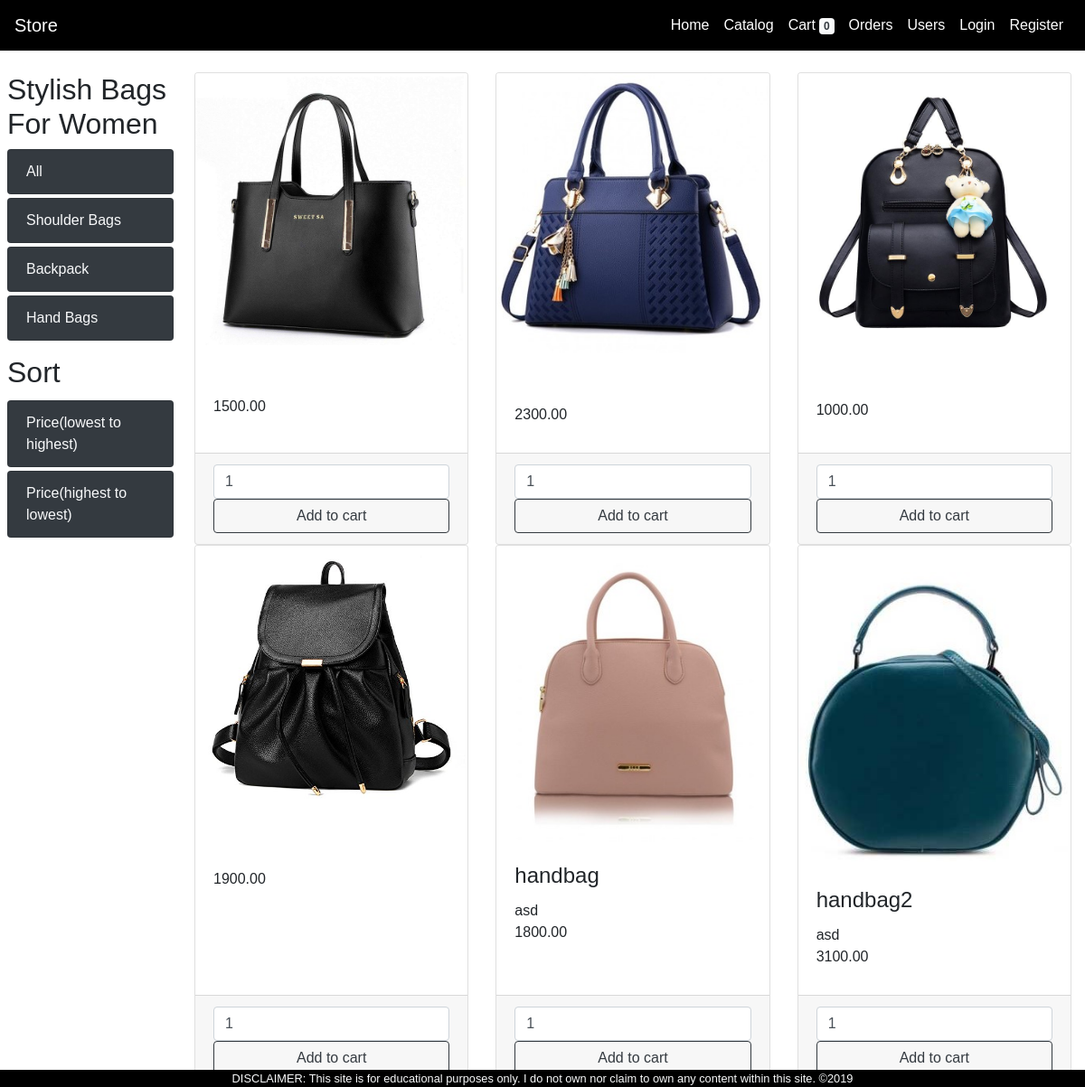
Screenshot of /app/views/catalog.php with the database file from the repository.
### tables this page shows
CREATE TABLE `categories` (
  `id` int(11) NOT NULL,
  `name` varchar(255) NOT NULL
);

CREATE TABLE `items` (
  `id` int(11) NOT NULL,
  `name` varchar(255) NOT NULL,
  `description` varchar(255) NOT NULL,
  `price` decimal(18,2) NOT NULL,
  `image_path` varchar(255) DEFAULT NULL,
  `category_id` int(11) NOT NULL
);

### app/views/catalog.php (the view, shortened to what this page needs)
<?php  require_once '../partials/template.php';  ?>
<?php  function get_page_content() {
if(!isset($_SESSION['user']) || isset($_SESSION['user']) && $_SESSION['user']['roles_id']==2){
	global $conn;
?>
		<div class="row no-gutters">
			<div class="col-sm-2 p-2 mt-3">
				<h2> Stylish Bags For Women</h2>
				<ul class="list-group">
					<a href="catalog.php" class="text-light">
						<li class="list-group-item bg-dark">All</li>
					</a>
					<?php
					$sql1 = "SELECT * FROM categories";
					$categories = mysqli_query($conn, $sql1);
					foreach ($categories as $category) { ?>
						<a class = "text-light"href="catalog.php?category_id=<?php echo $category['id'] ; ?>">
							<li class="list-group-item bg-dark mt-1">
								<?php echo $category ['name'];  ?>
							</li>
						</a>
						<?php } ?>
				</ul>
			<h2 class="mt-3">Sort</h2>
			<ul class="list-group">
				<a class = "text-light" href="../controllers/sort.php?sort=asc">
					<li class="list-group-item bg-dark mt-1">
						Price(lowest to highest)
					</li>
				</a>
				<a class = "text-light" href="../controllers/sort.php?sort=desc">
					<li class="list-group-item bg-dark mt-1" >
						Price(highest to lowest)
					</li>
				</a>
			</ul>
			</div>
			<div class="col-sm-10 mt-4">
				<div class="container">
					<?php
					$sql2 = "SELECT * FROM items";
					$items = mysqli_query($conn, $sql2);
					echo "<div class='row'>";
					foreach ($items as $item) { ?>
						<div class="col-sm-4">
							<div class="card h-100">
								<img class = "card-img-top" src="<?php echo $item['image_path']; ?>">
								<div class="card-body">
									<h4 class="card-title">
										<?php echo $item['name']; ?>
									</h4>
									<p class="card-text">
										<?php echo $item ['description'];  ?>
										<br>
										<?php echo $item ['price']; ?>
									</p>
								</div>
								<div class="card-footer">
									<input type="number" class="form-control" value="1">
									<button type="submit" class="btn btn-block btn-outline-dark add-to-cart" data-id="<?php echo $item['id']; ?>"> Add to cart </button>
								</div>
							</div>
						</div>
						<?php } echo "</div>"; ?>
				</div>
			</div>
		</div>
<?php  }else{
	header('location: ./error.php');
	} ?>
<?php }; ?>

### app/partials/template.php (shortened to what this page needs)
<!DOCTYPE html>
<html lang="en">
<head>
	<link href="https://stackpath.bootstrapcdn.com/font-awesome/4.7.0/css/font-awesome.min.css" rel="stylesheet">
	<link rel="stylesheet" href="https://maxcdn.bootstrapcdn.com/bootstrap/4.1.3/css/bootstrap.min.css">
	<link rel="stylesheet" type="text/css" href="../assets/css/style.css">
</head>
<body>
	<?php
	require_once 'header.php';
	get_page_content();
	require_once 'footer.php';
	?>
</body>
</html>

### app/partials/header.php (shortened to what this page needs)
<nav class="navbar navbar-expand-md">
    <a class="navbar-brand" href="#"> Store </a>
    <div id="navbar-nav" class="collapse navbar-collapse">
      <ul class="navbar-nav ml-auto">
        <?php
          if(!isset($_SESSION['user']) || (isset($_SESSION['user'])) && ($_SESSION['user']['roles_id'] ==2)) {
        ?>
        <li class="nav-item">
          <a class="nav-link" href="./home.php"> Home </a>
        </li>
        <li class="nav-item">
          <a class="nav-link" href="./catalog.php"> Catalog </a>
        </li>
        <li class="nav-item">
          <a class="nav-link" href="./cart.php"> Cart <span class="badge bg-light text-dark" id="cart-count">
            <?php
              if (isset($_SESSION['cart'])) {
                echo array_sum($_SESSION['cart']);
              } else {
                echo 0;
              }
             ?>
          </span> </a>
        </li>
      <?php } elseif(isset($_SESSION['user']) && ($_SESSION['user']['roles_id']==1)) { ?>
        <li class="nav-item">
          <a href="./items.php" class="nav-link">Items</a>
        </li>
      <?php }; ?>
        <li class="nav-item">
          <a class = "nav-link" href="./orders.php">Orders</a>
        </li>
        <li class="nav-item">
          <a class="nav-link" href="./users.php"> Users</a>
        </li>
        <?php if(isset($_SESSION['user'])) { ?>
        <li class="nav-item">
          <a class="nav-link" href="./profile.php">Welcome, <?php echo $_SESSION['user']['firstname']; ?> </a>
        </li>
        <li class="nav-item">
          <a class="nav-link" href="../controllers/logout.php"> Logout </a>
        </li>
        <?php } else { ?>
        <li class="nav-item">
          <a class="nav-link" href="./login.php"> Login </a>
        </li>
        <li class="nav-item">
          <a class="nav-link" href="./register.php"> Register </a>
        </li>
        <?php }; ?>
      </ul>
    </div>
  </nav>

### app/partials/footer.php (shortened to what this page needs)
<footer class="footer row fixed-bottom px-3 justify-content-center">
	<small class="text-light">
		DISCLAIMER: This site is for educational purposes only. I do not own nor claim to own any content within this site. &copy;2019
	</small>
</footer>

### app/assets/css/style.css (style rules this page uses)
* { margin: 0; padding: 0; box-sizing: border-box; font-family: 'Abel', sans-serif; scroll-behavior: smooth; }
.card { margin: 0 auto; float: none; margin-bottom: 10px; }
.navbar { background-color: black; }
.nav-link { color: white; }
.navbar-brand { color: white; }
.footer { background-color: black; }

### rows the page displays
categories: name "Shoulder Bags"
categories: name "Backpack"
categories: name "Hand Bags"
items: image_path (picture), price "1500.00"
items: image_path (picture), price "2300.00"
items: image_path (picture), price "1000.00"
items: image_path (picture), price "1900.00"
items: image_path (picture), name "handbag", description "asd", price "1800.00"
items: image_path (picture), name "handbag2", description "asd", price "3100.00"
